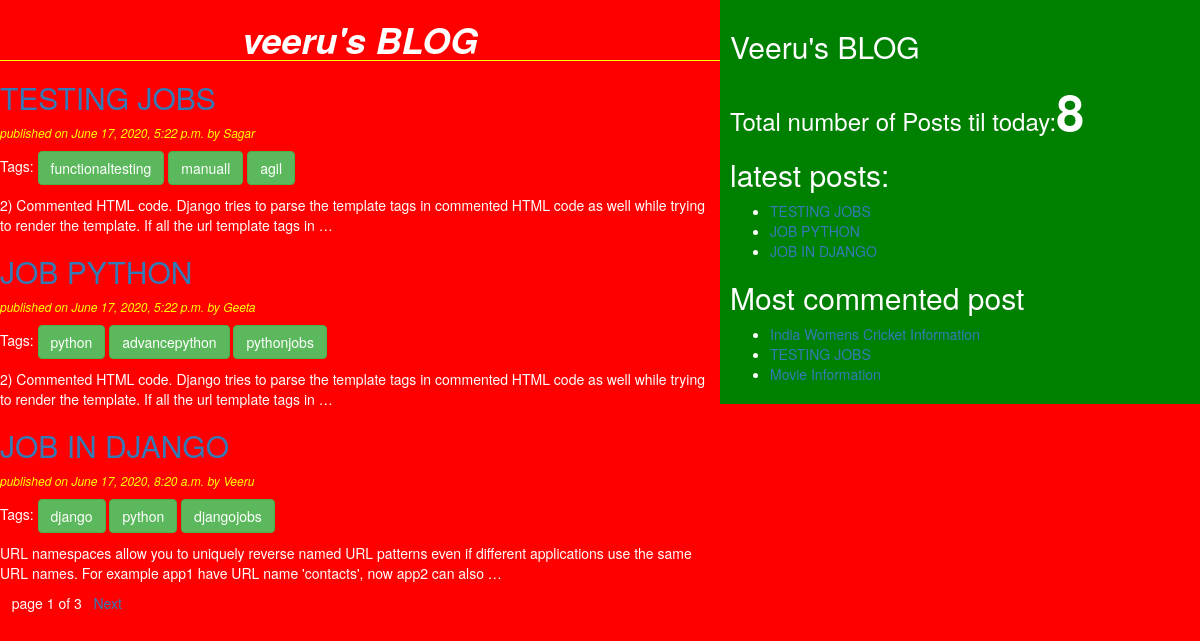
The page / on the database its author committed.
### blog/models.py (models this page shows, shortened)
class Post(models.Model):
    STATUS_CHOICES=(('draft','Draft'),('published','Published'))
    title=models.CharField(max_length=256)
    slug=models.SlugField(max_length=264,unique_for_date='publish')
    author=models.ForeignKey(User,on_delete=models.CASCADE,related_name='blog_posts')
    body=models.TextField()
    publish=models.DateTimeField(default=timezone.now)
    created=models.DateTimeField(auto_now_add=True)
    update=models.DateTimeField(auto_now=True)
    status=models.CharField(max_length=10,choices=STATUS_CHOICES,default='draft')
    objects=CoustomManager()
    tags=TaggableManager()
    class Meta:
        ordering=('-publish',)
    def get_absolute_url(self):
        return reverse ('post_detail',args=[self.publish.year,self.publish.strftime('%m'),self.publish.strftime('%d'),self.slug])

### blog/views.py (the view)
# urls.py: path('', views.postlistview),
def postlistview(request,tag_slug=None):
    post_list=Post.objects.all()
    tag=None
    if tag_slug:
        tag=get_object_or_404(Tag,slug=tag_slug)
        post_list=post_list.filter(tags__in=[tag])
    paginator=Paginator(post_list,3)
    page_number=request.GET.get('page')
    try:
        post_list=paginator.page(page_number)
    except PageNotAnInteger:
        post_list=paginator.page(1)
    except EmptyPage:
        post_list=paginator.page(paginator.num_pages)
    return render(request,'blog/post_list.html',{'post_list':post_list,'tag':tag})

### blog/models.py (called while the page is built)
    def get_queryset(self):
        return super().get_queryset().filter(status='published')

### blog/templatetags/blog_tags.py (called while the page is built)
@register.simple_tag
def total_posts():
    return Post.objects.count()

@register.inclusion_tag('blog/latest_post123.html')
def show_latest_posts():
    latest_posts=Post.objects.order_by('-publish')[:3]
    return {'latest_posts':latest_posts}

@register.simple_tag
def get_most_commented_posts(count=3):
    return Post.objects.annotate(total_comments=Count('comments')).order_by('-total_comments')[:count]

### templates/blog/post_list.html (shortened to what this page needs)
<!DOCTYPE html>
{%extends 'blog/base.html'%}
{%block content_block%}
<h1>veeru's BLOG</h1>
{%for post in post_list%}
<h2><a href="{{post.get_absolute_url}}">{{post.title}}</a></h2>
<p id='date'>published on {{post.publish}} by {{post.author|title}}</p>
<p>Tags:
  {%for tag in post.tags.all%}
    <a href="{%url 'post_list_by_tag_name' tag.slug%}" class="btn btn-success">{{tag.name}}</a>
    {%endfor%}</p>
{{post.body|truncatewords:30|linebreaks}}
{%endfor%}
{%include 'blog/pagination.html' with page=post_list%}
{%endblock%}

### templates/blog/base.html (shortened to what this page needs)
<!DOCTYPE html>
{%load blog_tags%}
{%load static%}
<html lang="en" dir="ltr">
  <head>
    <link rel="stylesheet" href="https://maxcdn.bootstrapcdn.com/bootstrap/3.3.7/css/bootstrap.min.css">
    <link rel="stylesheet" href="{%static 'css/blogdemo.css'%}">
  </head>
  <body>
    <div class="content">
      {%block content_block%}
      {%endblock%}
    </div>
    <div class="sidebar">
      <h2>Veeru's BLOG</h2>
      <h3>Total number of Posts til today:<span id ="pcount">{%total_posts%}</span></h3>
      {%show_latest_posts%}
      <h2>Most commented post</h2>
      {%get_most_commented_posts as most_commented_post%}
      <ul>
        {%for post in most_commented_post%}
        <li><a href="{{post.get_absolute_url}}">{{post.title}}</a></li>
        {%endfor%}
      </ul>
    </div>
  </body>
</html>

### templates/blog/pagination.html (shortened to what this page needs)
<div class="paginator">
  <span>page {{page.number}} of {{page.paginator.num_pages}}</span>&nbsp&nbsp
  {% if page.has_next %}
  <a href="?page={{page.next_page_number}}">Next</a>
  {%endif%}
</div>

### templates/blog/latest_post123.html
<h2>latest posts:</h2>
<ul>
  {%for post in latest_posts%}
  <li><a href="{{post.get_absolute_url}}">{{post.title}}</a></li>
  {%endfor%}
</ul>

### static/css/blogdemo.css (style rules this page uses)
.content { width:60%; float: left; padding: 0,0,0,30px; background: red; color: white; height: 100%; }
.sidebar { width:40%; float: right; padding:10px; background: green; color: white; height: 100%; }
h1 { text-align: center; font-weight: bold; font-style: italic; border-bottom: 1px solid yellow; }
body { background: red; color: white; }
#date { color: yellow; font-size: 12px; font-style: italic; }
#pcount { font-size: 50px; font-weight: bold; }

### rows shown on the page
Post: title "TESTING JOBS", publish "June 17, 2020, 5:22 p.m.", author "Sagar", body "2) Commented HTML code. Django tries to parse the template tags in commented HTML code as well while trying to render the template. If all the url template tags in …"
Tag: name "functionaltesting"
Tag: name "manuall"
Tag: name "agil"
Post: title "JOB PYTHON", publish "June 17, 2020, 5:22 p.m.", author "Geeta", body "2) Commented HTML code. Django tries to parse the template tags in commented HTML code as well while trying to render the template. If all the url template tags in …"
Tag: name "python"
Tag: name "advancepython"
Tag: name "pythonjobs"
Post: title "JOB IN DJANGO", publish "June 17, 2020, 8:20 a.m.", author "Veeru", body "URL namespaces allow you to uniquely reverse named URL patterns even if different applications use the same URL names. For example app1 have URL name 'contacts', now app2 can also …"
Tag: name "django"
Tag: name "djangojobs"
Post: title "India Womens Cricket Information"
Post: title "Movie Information"

### other values the page prints
{{ page.number }} "1"
{{ page.paginator.num_pages }} "3"
